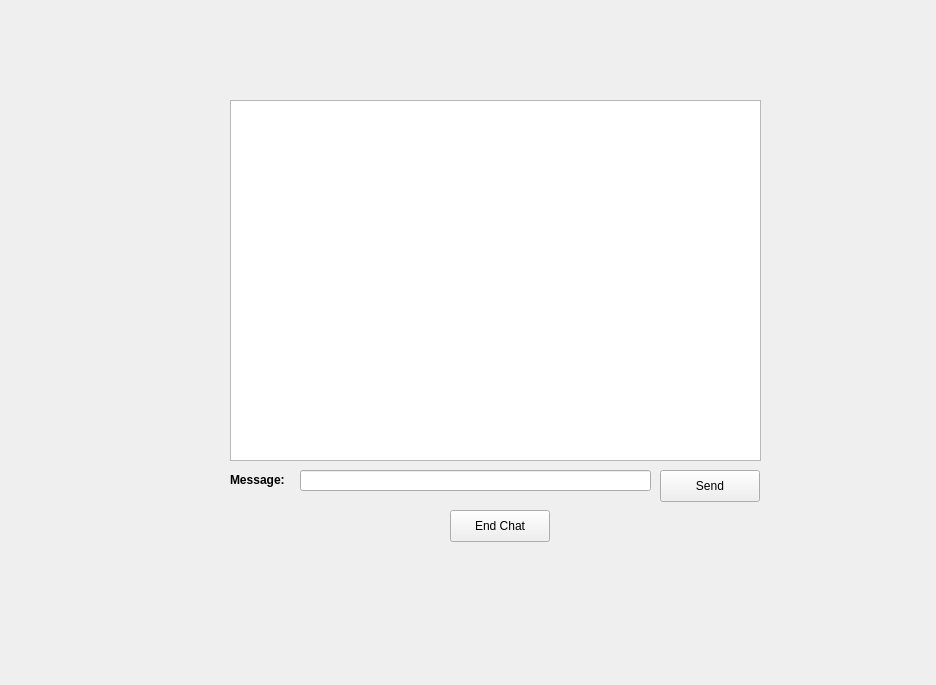
<?xml version="1.0" encoding="UTF-8"?>
<ui version="4.0">
 <class>technician</class>
 <widget class="QWidget" name="technician">
  <property name="geometry">
   <rect>
    <x>0</x>
    <y>0</y>
    <width>936</width>
    <height>685</height>
   </rect>
  </property>
  <property name="windowTitle">
   <string>Form</string>
  </property>
  <widget class="QListWidget" name="chatDisplay">
   <property name="geometry">
    <rect>
     <x>230</x>
     <y>100</y>
     <width>531</width>
     <height>361</height>
    </rect>
   </property>
  </widget>
  <widget class="QLabel" name="message">
   <property name="geometry">
    <rect>
     <x>230</x>
     <y>470</y>
     <width>81</width>
     <height>20</height>
    </rect>
   </property>
   <property name="font">
    <font>
     <bold>true</bold>
    </font>
   </property>
   <property name="text">
    <string>Message:</string>
   </property>
  </widget>
  <widget class="QLineEdit" name="lineEdit_message">
   <property name="geometry">
    <rect>
     <x>300</x>
     <y>470</y>
     <width>351</width>
     <height>21</height>
    </rect>
   </property>
  </widget>
  <widget class="QPushButton" name="pushButton_send">
   <property name="geometry">
    <rect>
     <x>660</x>
     <y>470</y>
     <width>100</width>
     <height>32</height>
    </rect>
   </property>
   <property name="text">
    <string>Send</string>
   </property>
  </widget>
  <widget class="QPushButton" name="pushButton_2_endChat">
   <property name="geometry">
    <rect>
     <x>450</x>
     <y>510</y>
     <width>100</width>
     <height>32</height>
    </rect>
   </property>
   <property name="text">
    <string>End Chat</string>
   </property>
  </widget>
  <widget class="QLabel" name="label_2">
   <property name="geometry">
    <rect>
     <x>237</x>
     <y>70</y>
     <width>521</width>
     <height>20</height>
    </rect>
   </property>
   <property name="text">
    <string/>
   </property>
  </widget>
 </widget>
 <resources/>
 <connections/>
</ui>
